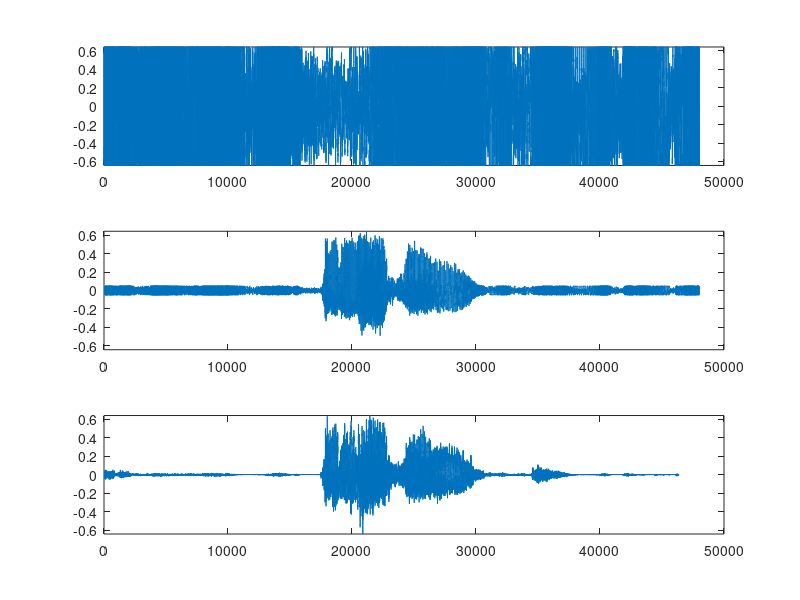

Reproduce this figure in MATLAB.
ABSPATH = pwd;
% identify current folder (absolute path)
addpath([ABSPATH '/function']);
% add function path

load('lms_data.mat');

LMS_LENGTH = 128;
STEP_SIZE = 0.1;
TOTAL_LENGTH = 46336;
UPDATE_INTERVAL = 4;

weights = zeros(1, LMS_LENGTH);

err = zeros(TOTAL_LENGTH, 1);

norm_factor = 0;

tic;

for n = 1:LMS_LENGTH
	output = 0;
	for k = 1:n
		output = output + weights(k) * noise(n-k+1);
	end

	err(n) = cmd_noise(n) - output;

	if mod(n, UPDATE_INTERVAL) == 1
	norm_factor = norm_factor + noise(n)^2;
	new_step_size = STEP_SIZE / (1+norm_factor);

	for k = 1:n
		weights(k) = weights(k) + new_step_size * err(n) * noise(n-k+1);
	end
	end
end

for n = (LMS_LENGTH+1):TOTAL_LENGTH
	output = 0;
	for k = 1:LMS_LENGTH
		output = output + weights(k) * noise(n-k+1);
	end

	err(n) = cmd_noise(n) - output;

	if mod(n, UPDATE_INTERVAL) == 1
	norm_factor = norm_factor - noise(n-LMS_LENGTH)^2 + noise(n)^2;
	new_step_size = STEP_SIZE / (1+norm_factor);

	for k = 1:LMS_LENGTH
		weights(k) = weights(k) + new_step_size * err(n) * noise(n-k+1);
	end
	end
end

toc;

plot_lim = [-max(cmd_noise) max(cmd_noise)];

figure;
subplot(3, 1, 1);
plot(noise);
ylim(plot_lim);

subplot(3, 1, 2);
plot(cmd_noise);
ylim(plot_lim);

subplot(3, 1, 3);
plot(err);
ylim(plot_lim);

% print_array(noise, 'noise', '%e');
% print_array(cmd_noise, 'cmd_noise', '%e', 'a');

% percent_error = (err_c-err) ./ err * 100;
% figure;
% plot(percent_error);
% title('$\frac{C - MATLAB}{MATLAB} \times 100\%$', 'interpreter', 'latex');
% xlabel('data points');
% ylabel('percent error (%)');
% grid on;
